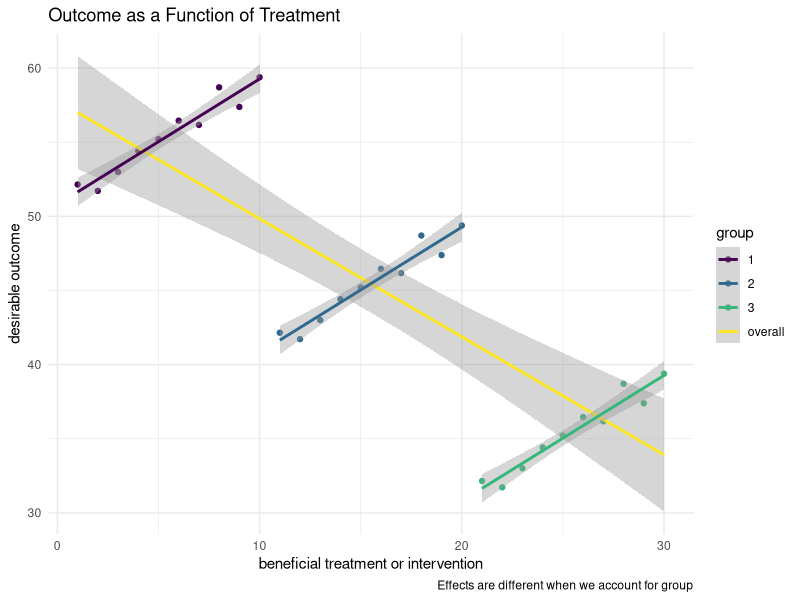

Reproduce this figure in R.
## ---- chunk 1

knitr::opts_chunk$set(echo = FALSE,
                      warning = FALSE,
                      message = FALSE)

## ---- chunk 2

library(ggplot2) # beautiful graphs

## ---- chunk 3

e <- rnorm(10, 0, 1) # error

# group 1

group1 <- rep(1, 10)

x1 <- seq(1,10)

y1 <- 50 + x1 + e

# group 2

group2 <- rep(2, 10)

x2 <- seq(11, 20)

y2 <- 30 + x2 + e

# group 3

group3 <- rep(3, 10)

x3 <- seq(21, 30)

y3 <- 10 + x3 + e

# combine into a dataframe

x <- c(x1, x2, x3)

y <- c(y1, y2, y3)

group <- factor(c(group1, group2, group3))

mydata <- data.frame(x, y, group) 

## ---- chunk 4

ggplot(mydata, 
             aes(x = x,
                 y = y)) + 
  geom_point(aes(color = group)) + # points with group color
  geom_smooth(method = "lm", aes(color = "overall")) + # overall smoother
  geom_smooth(aes(color = group), # smoothers with group color
              method = "lm") + 
  scale_color_viridis_d(option = "viridis") +
  labs(title = "Outcome as a Function of Treatment",
       x = "beneficial treatment or intervention",
       y = "desirable outcome",
       caption = "Effects are different when we account for group") +
  theme_minimal()


